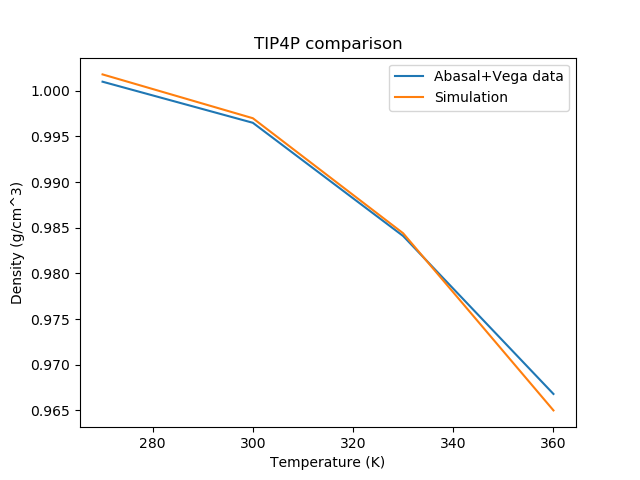

Generate this figure with Python:
# Imports
import matplotlib
matplotlib.use('agg')
import matplotlib.pyplot as plt

# TIP4P/2005 literary data                                                                                                                                                                                 
temps = [270, 300, 330, 360]
data = [1.0010, 0.9965, 0.9841, 0.9668]
calcs = [1.0018, 0.9970, 0.9844, 0.9650]

# plot:
fig, ax = plt.subplots()
ax.plot(temps, data, label="Abasal+Vega data")
ax.plot(temps, calcs, label="Simulation")
ax.set_xlabel('Temperature (K)')
ax.set_ylabel('Density (g/cm^3)')
ax.set_title('TIP4P comparison')
ax.legend()
fig.savefig('mainplot.png')
